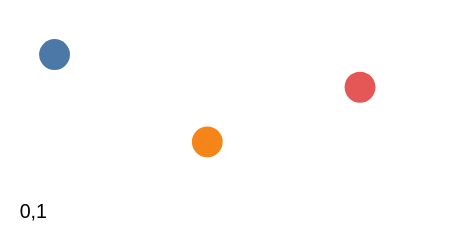

Express this chart as Vega-Lite.
### Vega specification from a JSON file in a GitHub repository (floating-point values rounded to 4 significant figures)
{"$schema": "https://vega.github.io/schema/vega/v6.json", "description": "An identity scale maps the value itself, which is how a specification hands final coordinates to a channel that expects a scale. Its domain and range are both [0, 1] and neither is consulted — the pair exists so domain() answers something. A value that is not a number maps to nothing rather than to NaN, which upstream draws as a missing mark and this engine additionally reports; that row is left out here so the fixture compiles clean, and ScalesTest covers it.", "width": 200, "height": 100, "padding": 5, "background": "white", "data": [{"name": "t", "values": [{"px": 20, "py": 20, "c": "a"}, {"px": 90, "py": 60, "c": "b"}, {"px": 160, "py": 35, "c": "c"}]}], "scales": [{"name": "pos", "type": "identity"}, {"name": "colour", "type": "ordinal", "domain": {"data": "t", "field": "c"}, "range": "category"}], "signals": [{"name": "span", "update": "domain('pos')[0] + ',' + domain('pos')[1]"}], "marks": [{"type": "symbol", "from": {"data": "t"}, "encode": {"enter": {"x": {"scale": "pos", "field": "px"}, "y": {"scale": "pos", "field": "py"}, "size": {"value": 200}, "fill": {"scale": "colour", "field": "c"}}}}, {"type": "text", "encode": {"enter": {"x": {"value": 4}, "y": {"value": 95}, "fontSize": {"value": 9}}, "update": {"text": {"signal": "span"}}}}]}
